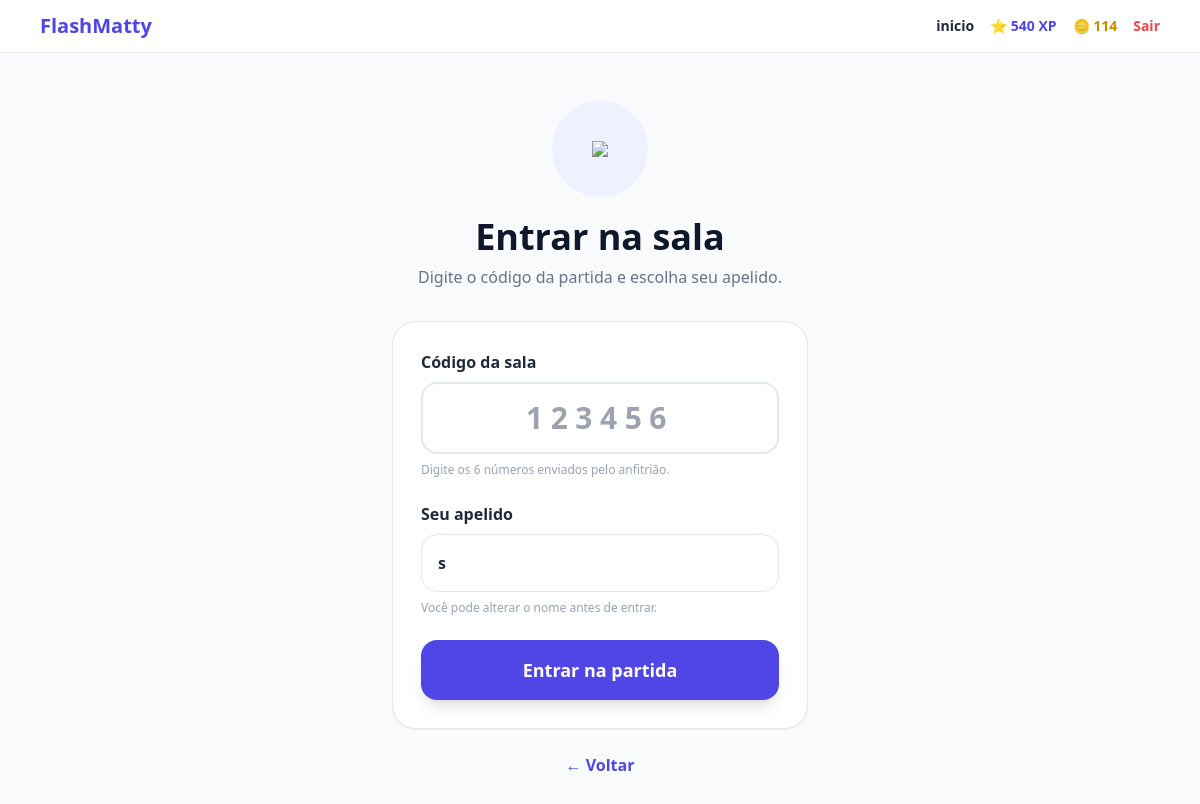
The page /multiplayer/entrar (signed in) on the database its author committed.
### models.py (models this page shows, shortened)
class Usuario(UserMixin, db.Model):
    __tablename__ = "usuario"
    id = db.Column(
        db.Integer,
        primary_key=True
    )
    nome = db.Column(
        db.String(80),
        nullable=False
    )
    username = db.Column(
        db.String(40),
        unique=True,
        nullable=False
    )
    senha = db.Column(
        db.String(255),
        nullable=False
    )
    xp = db.Column(
        db.Integer,
        nullable=False,
        default=0
    )
    moedas = db.Column(
        db.Integer,
        nullable=False,
        default=0
    )
    acertos = db.Column(
        db.Integer,
        nullable=False,
        default=0
    )
    erros = db.Column(
        db.Integer,
        nullable=False,
        default=0
    )
    criado_em = db.Column(
        db.DateTime,
        nullable=False,
        default=datetime.utcnow
    )

### multiplayer/routes.py (the view, shortened to what this page needs)
@multiplayer_bp.route(
    "/entrar",
    methods=[
        "GET",
        "POST"
    ]
)
@login_required
def entrar():
    return render_template(
        "multiplayer/entrar.html"
    )

### app.py (called while the page is built)
@login_manager.user_loader
def carregar_usuario(user_id):
    try:
        return db.session.get(
            Usuario,
            int(user_id)
        )
    except (
        ValueError,
        TypeError
    ):
        return None

### templates/multiplayer/entrar.html (shortened to what this page needs)
{% extends "base.html" %}
{% block content %}
<div
    class="
        max-w-md
        mx-auto
        px-4
        py-8
        md:py-12
    "
>
    <div class="text-center">
        <div
            class="
                w-24
                h-24
                mx-auto
                rounded-full
                bg-indigo-50
                flex
                items-center
                justify-center
                text-6xl
            "
        >
             <img src="https://www.vhv.rs/dpng/d/464-4643243_club-penguin-tube-race-png-download-club-penguin.png">
        </div>
        <h1
            class="
                text-4xl
                font-black
                mt-5
                text-slate-900
            "
        >
            Entrar na sala
        </h1>
        <p
            class="
                text-slate-500
                mt-2
            "
        >
            Digite o código da partida e escolha seu apelido.
        </p>
    </div>
    <form
        method="POST"
        class="
            bg-white
            border
            border-slate-200
            rounded-3xl
            p-6
            md:p-7
            mt-8
            space-y-6
            shadow-sm
        "
    >
        <div>
            <label
                for="codigo"
                class="
                    block
                    font-black
                    text-slate-800
                "
            >
                Código da sala
            </label>
            <input
                id="codigo"
                name="codigo"
                type="text"
                inputmode="numeric"
                pattern="[0-9]{6}"
                maxlength="6"
                required
                autocomplete="off"
                placeholder="123456"
                class="
                    w-full
                    border-2
                    border-slate-200
                    focus:border-indigo-500
                    focus:ring-4
                    focus:ring-indigo-100
                    outline-none
                    rounded-2xl
                    p-4
                    mt-2
                    text-center
                    text-3xl
                    tracking-[0.25em]
                    font-black
                    transition
                "
            >
            <p
                class="
                    text-xs
                    text-slate-400
                    mt-2
                "
            >
                Digite os 6 números enviados pelo anfitrião.
            </p>
        </div>
        <div>
            <label
                for="apelido"
                class="
                    block
                    font-black
                    text-slate-800
                "
            >
                Seu apelido
            </label>
            <input
                id="apelido"
                name="apelido"
                type="text"
                maxlength="20"
                value="{{ current_user.nome }}"
                placeholder="Digite seu apelido"
                class="
                    w-full
                    border
                    border-slate-200
                    focus:border-indigo-500
                    focus:ring-4
                    focus:ring-indigo-100
                    outline-none
                    rounded-2xl
                    p-4
                    mt-2
                    font-bold
                    transition
                "
            >
            <p
                class="
                    text-xs
                    text-slate-400
                    mt-2
                "
            >
                Você pode alterar o nome antes de entrar.
            </p>
        </div>
        <button
            type="submit"
            class="
                w-full
                bg-indigo-600
                hover:bg-indigo-700
                active:scale-[0.99]
                text-white
                font-black
                rounded-2xl
                p-4
                text-lg
                shadow-lg
                transition
                duration-200
            "
        >
             Entrar na partida
        </button>
    </form>
    <a
        href="{{ url_for('multiplayer.inicio') }}"
        class="
            flex
            items-center
            justify-center
            gap-2
            mt-6
            text-indigo-600
            font-bold
            hover:text-indigo-700
        "
    >
        ← Voltar
    </a>
</div>
{% endblock %}

### templates/base.html (shortened to what this page needs)
<!DOCTYPE html>
<html lang="pt-BR">
<head>
    <script src="https://cdn.tailwindcss.com"></script>
</head>
<body
    class="
        min-h-screen
        bg-slate-50
        text-slate-800
    "
>
{% if current_user.is_authenticated %}
<header
    class="
        bg-white
        border-b
        border-slate-200
    "
>
    <div
        class="
            max-w-6xl
            mx-auto
            px-4
            py-3
            flex
            flex-wrap
            gap-4
            items-center
            justify-between
        "
    >
        <a
            href="{{ url_for('dashboard') }}"
            class="
                font-black
                text-xl
                text-indigo-600
            "
        >
            FlashMatty
        </a>
        <nav
            class="
                flex
                flex-wrap
                items-center
                gap-4
                text-sm
                font-bold
            "
        >
            <a
                href="{{ url_for('dashboard') }}"
                class="hover:text-indigo-600"
            >
                inicio
            </a>
            <span
                class="
                    text-indigo-600
                "
            >
                ⭐
                {{ current_user.xp or 0 }}
                XP
            </span>
            <span
                class="
                    text-yellow-600
                "
            >
                🪙
                {{ current_user.moedas or 0 }}
            </span>
            <a
                href="{{ url_for('logout') }}"
                class="
                    text-red-500
                    hover:text-red-600
                "
            >
                Sair
            </a>
        </nav>
    </div>
</header>
{% endif %}
<main>
    {% block content %}
    {% endblock %}
</main>
</body>
</html>

### rows shown on the page
Usuario: xp "540", moedas "114", apelido "s"
